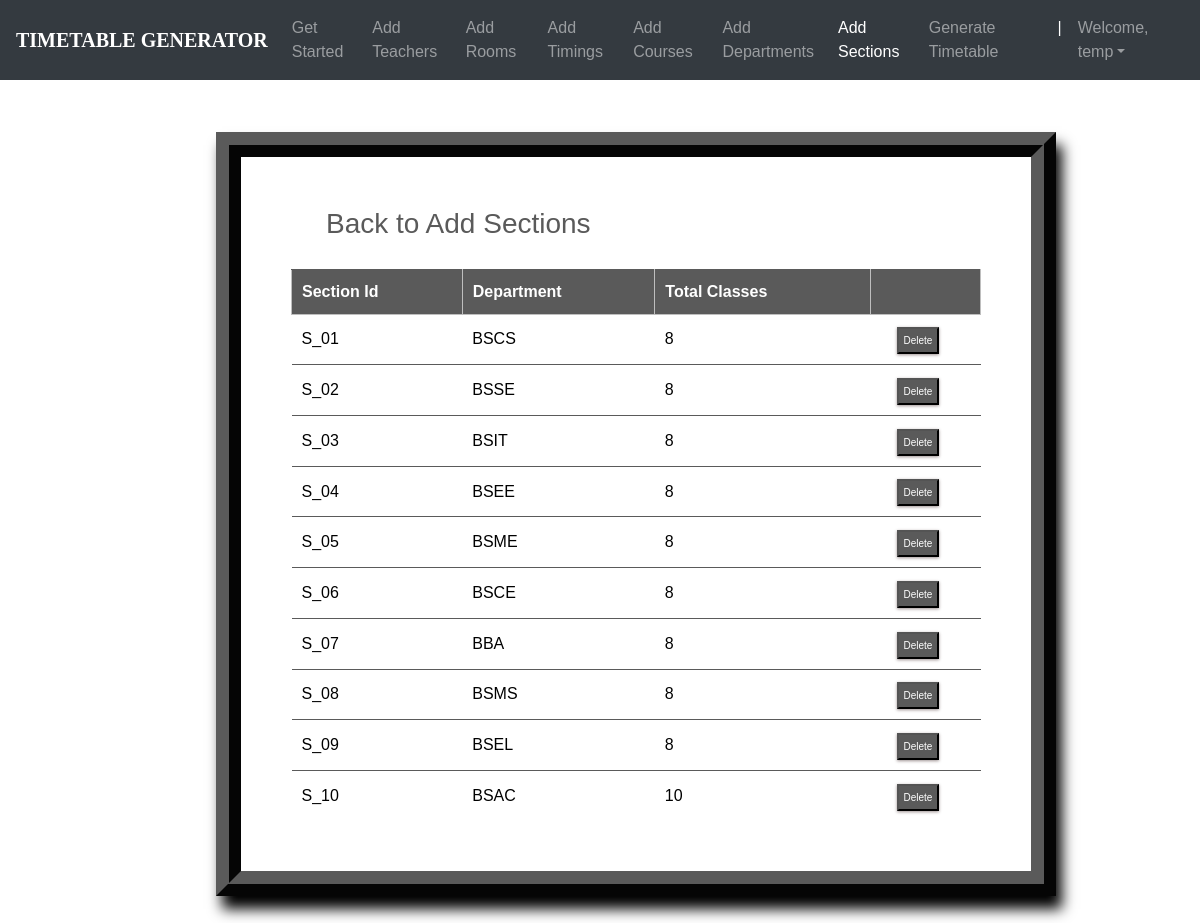
The page /sections_list/ (signed in) on the database its author committed.
### ttgen/models.py (models this page shows, shortened)
class Section(models.Model):
    section_id = models.CharField(max_length=25, primary_key=True)
    department = models.ForeignKey(Department, on_delete=models.CASCADE)
    num_class_in_week = models.IntegerField(default=0)
    course = models.ForeignKey(Course, on_delete=models.CASCADE, blank=True, null=True)
    meeting_time = models.ForeignKey(MeetingTime, on_delete=models.CASCADE, blank=True, null=True)
    room = models.ForeignKey(Room, on_delete=models.CASCADE, blank=True, null=True)
    instructor = models.ForeignKey(Instructor, on_delete=models.CASCADE, blank=True, null=True)

class Department(models.Model):
    dept_name = models.CharField(max_length=50)
    courses = models.ManyToManyField(Course)
    def __str__(self):
        return self.dept_name

### ttgen/views.py (the view)
# urls.py: path('sections_list/', views.section_list, name='editsection'),
@login_required
def section_list(request):
    context = {
        'sections': Section.objects.all()
    }
    return render(request, 'seclist.html', context)

### templates/seclist.html (shortened to what this page needs)
<!DOCTYPE html>
<html lang="en">
<head>
	<link rel="stylesheet" href="https://maxcdn.bootstrapcdn.com/bootstrap/4.0.0/css/bootstrap.min.css">
    <link rel="stylesheet" type="text/css" href="static/css/index.css">
</head>
<body>
        <header>
			<nav class="navbar navbar-expand-md navbar-dark fixed-top bg-dark">
                <a class="navbar-brand" href="#"><b>TIMETABLE GENERATOR</b></a>
                <div class="collapse navbar-collapse" id="navbarCollapse">
                    <ul class="navbar-nav ml-auto">
                    <li class="nav-item">
                        <a class="nav-link" href="{% url 'admindash' %}">Get Started</a>
                    </li>
                    <li class="nav-item">
                        <a class="nav-link" href="{% url 'addInstructors' %}">Add Teachers</a>
                    </li>
                    <li class="nav-item">
                        <a class="nav-link" href="{% url 'addRooms' %}">Add Rooms</a>
                    </li>
                    <li class="nav-item">
		                <a class="nav-link" href="{% url 'addTimings' %}">Add Timings</a>
		            </li>
                    <li class="nav-item">
                        <a class="nav-link" href="{% url 'addCourses' %}">Add Courses</a>
                    </li>
                    <li class="nav-item">
			            <a class="nav-link" href="{% url 'addDepts' %}">Add Departments</a>
		            </li>
                    <li class="nav-item active">
			            <a class="nav-link" href="{% url 'addSections' %}">Add Sections</a>
		            </li>
                    <li class="nav-item">
			            <a class="nav-link" href="{% url 'generate' %}">Generate Timetable</a>
		            </li>
                    <li class="nav-item active">
			            <a class="nav-link">|</a>
		            </li>
                    <li class="nav-item dropdown">
		                <a class="nav-link dropdown-toggle" href="#" id="dropdown03" data-toggle="dropdown" aria-haspopup="true" aria-expanded="false">Welcome, {{ user.first_name }}</a>
		            </li>
                    </ul>
                </div>
            </nav>
        </header>
        <br><br>
    {% block content %}
{% load static %}
<fieldset class="fieldset">
    <a href="{% url 'addSections'%}"><h1 class="tablink" onclick="openPage('new')" id="defaultOpen">Back to Add Sections</h1></a>
    <div class="tabcontent" id="edit">
        <table class="table1">
            <thead>
            <tr class="table-headers">
            <th>Section Id</th>
            <th>Department</th>
            <th>Total Classes</th>
            <th  class="empty"></th>
            </tr>
            </thead>
            <tbody>
            {% for sec in sections %}
            <tr>
             <td>{{sec.section_id}}</td>
             <td>{{sec.department}}</td>
             <td>{{sec.num_class_in_week }}</td>
             <td class="empty">
                <form action="{% url 'deletesection' sec.section_id %}" method="post">
                        <input type="submit" value="Delete" class="cross">
                </form>
             </td>
             </tr>
            {% endfor %}
            </tbody>
        </table>
    </div>
</fieldset>
{% endblock %}

### static/css/index.css (style rules this page uses)
body { padding-top: 3rem; padding-bottom: 3rem; color: #000000; font-family: 'Poppins', sans-serif; overflow: auto; }
nav { font-family: sans-serif; }
.navbar-brand { font-size: 20px; font-family: Georgia, 'Times New Roman', Times, serif; }

### templates/seclist.html (style rules this page uses)
nav { font-family: sans-serif; }
.navbar-brand { font-size: 20px; font-family: Georgia, 'Times New Roman', Times, serif; }
* { margin: 0; padding: 0; box-sizing: border-box; }
html { scroll-behavior: smooth; }
a { text-decoration:none; }
form { margin-top: 3%; margin-left: 18%; margin-right: 12%; }
fieldset h1 { color: #5a5a5a; padding-bottom: 20px; margin-left: 35px; display: inline-block; cursor: pointer; font-size: 28px; }
fieldset input { padding:8px; color: #938c8c }
.table2 td, th { border: 1px solid rgb(190,190,190); padding: 10px 20px; }
.table1 { width: 100%; border-collapse: collapse; text-align: left; overflow: hidden; }
.table1 td, th { border-top: 1px solid #5a5a5a; padding: 10px; }
.table1 th { background-color: #5a5a5a; color: #fff; }
.cross { font-size:10px; box-shadow: 0px 1px 3px 0px #9e9292; padding: 4px 5px; color: #fff; background-color: #5a5a5a; cursor: pointer; }
.fieldset { margin-top: 3%; margin-left: 18%; margin-right: 12%; padding: 50px; border-width: 25px; border-style: ridge; border-color: #5a5a5a; box-shadow: 6px 13px 13px 0px black; background-color: #fff; }

### rows shown on the page
Section: section_id "S_01", department "BSCS", num_class_in_week "8"
Section: section_id "S_02", department "BSSE", num_class_in_week "8"
Section: section_id "S_03", department "BSIT", num_class_in_week "8"
Section: section_id "S_04", department "BSEE", num_class_in_week "8"
Section: section_id "S_05", department "BSME", num_class_in_week "8"
Section: section_id "S_06", department "BSCE", num_class_in_week "8"
Section: section_id "S_07", department "BBA", num_class_in_week "8"
Section: section_id "S_08", department "BSMS", num_class_in_week "8"
Section: section_id "S_09", department "BSEL", num_class_in_week "8"
Section: section_id "S_10", department "BSAC", num_class_in_week "10"

### other values the page prints
{{ user.first_name }} "temp"
